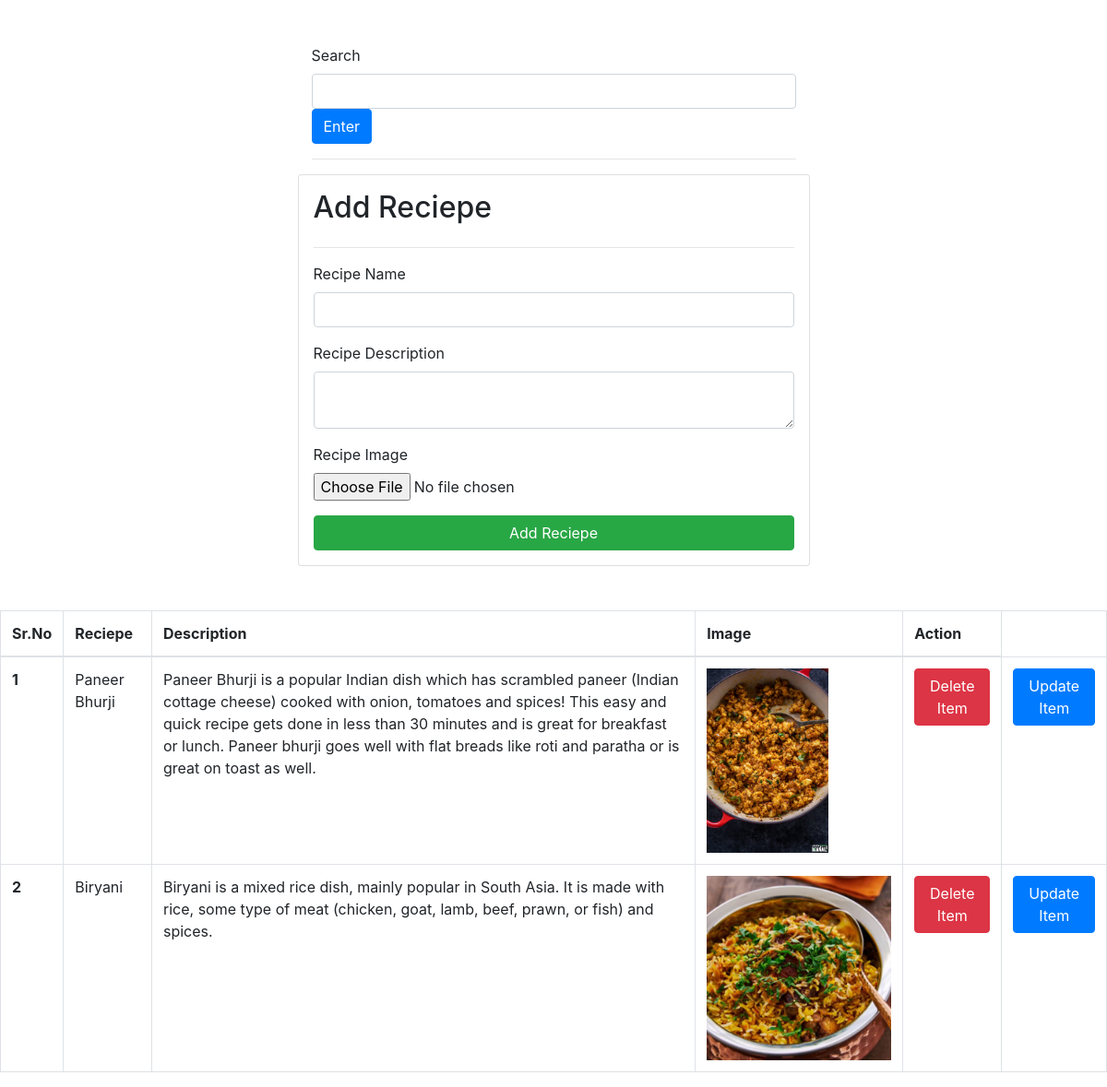
Screenshot of /recipe/ with the database file from the repository.
### vege/models.py (models this page shows, shortened)
class Recipe(models.Model):
    user = models.ForeignKey(User, on_delete =models.SET_NULL, null = True, blank = True)
    recipe_name = models.CharField(max_length=100)
    recipe_description = models.TextField()
    recipe_image = models.ImageField(upload_to="recipe")

### vege/views.py (the view, shortened to what this page needs)
# urls.py: path('recipe/',add_reciepes, name="recipes"),
def add_reciepes(request):
    data = request.POST
    QuerySet = Recipe.objects.all()
    if request.GET.get('Search'):
        QuerySet= QuerySet.filter(recipe_name__icontains = request.GET.get('Search'))
    return render(request,'template/recipi.html', context={'Recipe': QuerySet})

### Templates/template/recipi.html (shortened to what this page needs)
<!DOCTYPE html>
<html lang="en">
<head>
    <link rel="stylesheet" href="https://stackpath.bootstrapcdn.com/bootstrap/4.5.2/css/bootstrap.min.css">
</head>
<body>
    <div class="container mt-5">
        <form action="">
        <div class="mt-5">
            <div class="mx-auto col-6">
                <div class="mb-3">
                    <label for="Search" name="Search" class="form-label">Search</label>
                    <input  type="text" class="form-control" name="Search">
                    <button type="submit" class="btn btn-primary">Enter</button>
                </div>
                <hr>
            </div>
        </div>
    </form>
        <form class="col-6 mx-auto card p-3" method="post" enctype="multipart/form-data">
            <h2>Add Reciepe</h2>
            <hr>
            <div class="mb-3">
                <label for="recipeName" name="recipe_name" class="form-label">Recipe Name</label>
                <input required type="text" class="form-control" name="recipe_name">
            </div>
            <div class="mb-3">
                <label for="recipeDescription" name="recipe_description" class="form-label">Recipe Description</label>
                <textarea class="form-control" name="recipe_description" required type="text"></textarea>
            </div>
            <div class="mb-3">
                <label for="recipeImage" name="recipe_image" class="form-label">Recipe Image</label>
                <input type="file" class="form-control-file" name="recipe_image">
            </div>
            <button type="submit" class="btn btn-success">Add Reciepe</button>
        </form>
    </div>
    <table class="table table-bordered mt-5">
        <thead>
            <tr>
                <th scope="col">Sr.No</th>
                <th scope="col">Reciepe</th>
                <th scope="col">Description</th>
                <th scope="col">Image</th>
                <th scope="col"> Action </th>
            </tr>
        </thead>
        <tbody>
            {% for r in Recipe %}
            <tr>
                <th scope="row">{{forloop.counter}}</th>
                <td>{{r.recipe_name}}</td>
                <td>{{r.recipe_description}}</td>
                <td><img src="{{ r.recipe_image.url}}" style="height: 200px;"></td>
                <td>
                    <a href="/delete/{{r.id}}/" class="btn btn-danger">Delete Item</button>
                </td>
                <td><a href="/update/{{r.id}}/" class="btn btn-primary">Update Item </button></td>
            </tr>
            {% endfor %}
        </tbody>
    </table>
</body>
</html>

### rows the page displays
Recipe: recipe_name "Paneer Bhurji", recipe_description "Paneer Bhurji is a popular Indian dish which has scrambled paneer (Indian cottage cheese) cooked with onion, tomatoes and spices! This easy and quick recipe gets done in less than 30 minutes and is great for breakfast or lunch. Paneer bhurji goes well with flat breads like roti and paratha or is great on toast as well.", recipe_image (picture)
Recipe: recipe_name "Biryani", recipe_description "Biryani is a mixed rice dish, mainly popular in South Asia. It is made with rice, some type of meat (chicken, goat, lamb, beef, prawn, or fish) and spices.", recipe_image (picture)
